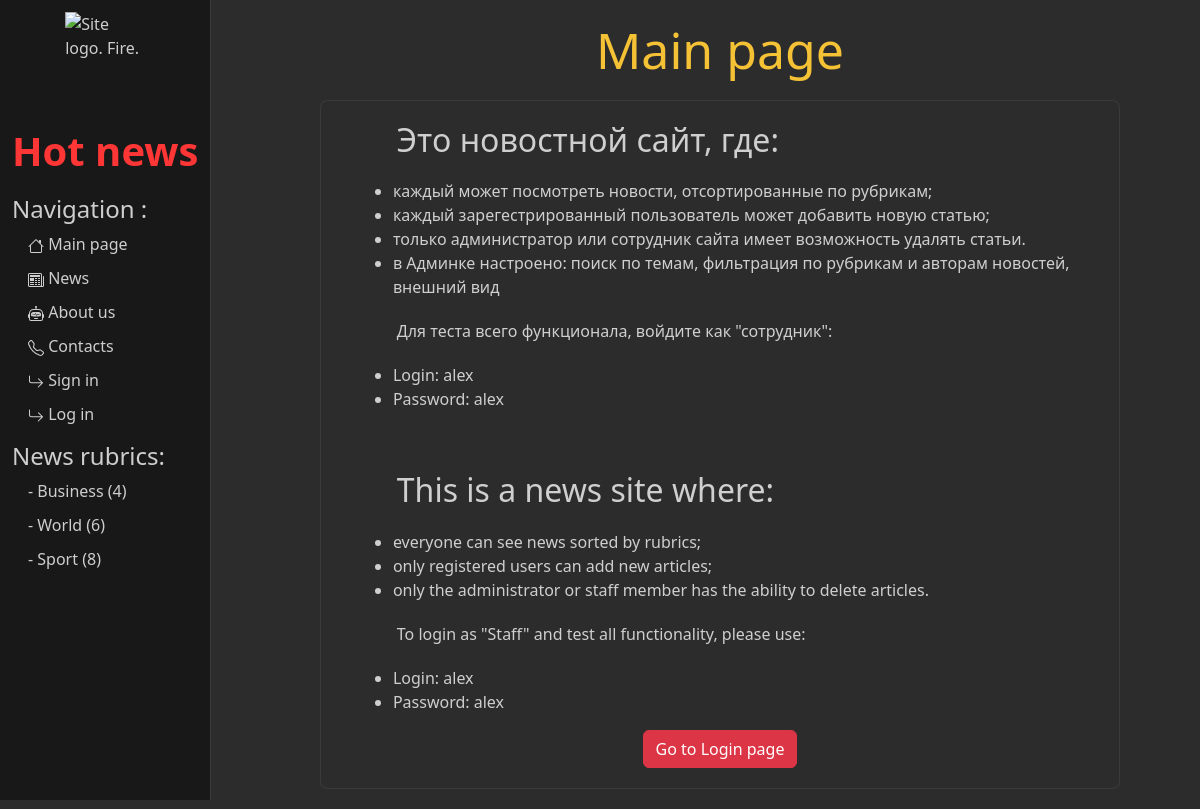
/, run on an earlier commit of the app's database.
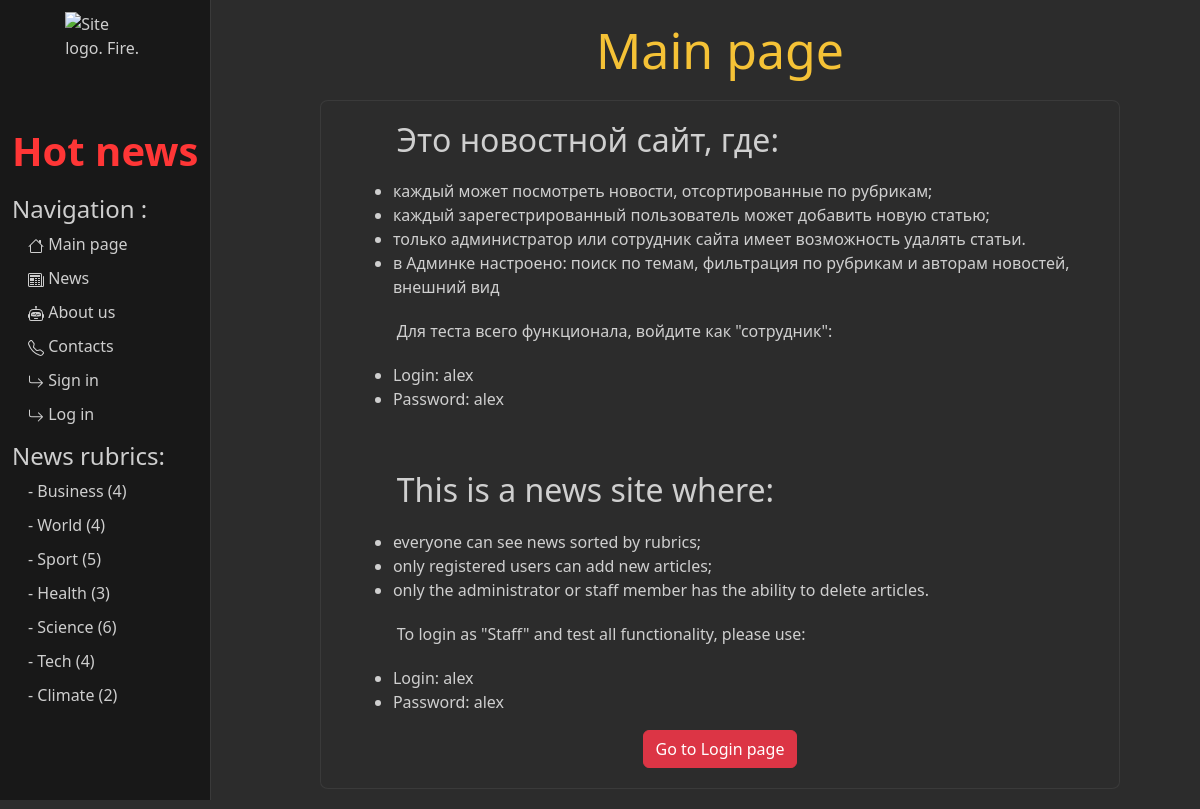
And on a later commit of the database.
### news/models.py (models this page shows, shortened)
class Rubric(models.Model):
    name = models.CharField(max_length=150,
                            help_text="Enter the article's rubric",
                            verbose_name="The article's rubric")

### main/views.py (the view)
# urls.py: path('', views.index, name='index'),
def index(request):
    rubrics = Rubric.objects.all()
    context = {'rubrics': rubrics}
    return render(request, 'main/index.html', context)

### main/templates/main/index.html (shortened to what this page needs)
{% extends "main/base.html" %}
{% load static %}
{% block content %}
    <div class="features">
            <h1>Main page</h1>
            <div class="article">
                <div class="main_page">
                    <h2>Это новостной сайт, где:</h2>
                    <ul>
                        <li> каждый может посмотреть новости, отсортированные по рубрикам;</li>
                        <li> каждый зарегестрированный пользователь может добавить новую статью;</li>
                        <li> только администратор или сотрудник сайта имеет возможность удалять статьи.</li>
                        <li> в Админке настроено: поиск по темам, фильтрация по рубрикам и авторам новостей, внешний вид
                        </li>
                    </ul>
                    <p> Для теста всего функционала, войдите как "сотрудник": </p>
                    <ul>
                        <li>Login: alex</li>
                        <li>Password: alex</li>
                    </ul>
                    <br>
                    <h2>This is a news site where:</h2>
                    <ul>
                        <li> everyone can see news sorted by rubrics;</li>
                        <li> only registered users can add new articles;</li>
                        <li> only the administrator or staff member has the ability to delete articles.</li>
                    </ul>
                    <p> To login as "Staff" and test all functionality, please use:</p>
                    <ul>
                        <li>Login: alex</li>
                        <li>Password: alex</li>
                    </ul>
                    <a href="{% url 'login' %}" class="btn btn-danger"> Go to Login page </a>
                </div>
            </div>
        </div>
{% endblock content %}

### main/templates/main/base.html (shortened to what this page needs)
{% load static %}
<!DOCTYPE html>
<html lang="en">
    <head>
        <link rel="stylesheet" href="https://cdn.jsdelivr.net/npm/bootstrap@5.2.0-beta1/dist/css/bootstrap.min.css">
        <link rel="stylesheet" href="{% static 'main/css/main.css' %}">
    </head>
    <body>
        <div class=".container-fluid">
            <div class="row">
                <div class=".col-">
                    <aside>
                        <div>
                            <img src="{% static 'main/img/fire.png' %}" alt="Site logo. Fire.">
                            <h1 class="logo"> Hot news </h1>
                        </div>
                        <div>
                            <h4>Navigation :</h4>
                            <ul>
                                <li><a href="{% url 'index' %}"> Main page</a></li>
                                <li><a href="{% url 'news_index' %}"> News </a></li>
                                <li><a href="{% url 'about' %}"> About us </a></li>
                                <li><a href="{% url 'contacts' %}"> Contacts </a></li>
                                {% if user.is_authenticated %}
                                  <li><a href="{% url 'add_an_article' %}"><svg xmlns="http://www.w3.org/2000/svg" width="16" height="16" fill="currentColor" class="bi bi-plus-square" viewBox="0 0 16 16">
                                    <path d="M14 1a1 1 0 0 1 1 1v12a1 1 0 0 1-1 1H2a1 1 0 0 1-1-1V2a1 1 0 0 1 1-1h12zM2 0a2 2 0 0 0-2 2v12a2 2 0 0 0 2 2h12a2 2 0 0 0 2-2V2a2 2 0 0 0-2-2H2z"/>
                                    <path d="M8 4a.5.5 0 0 1 .5.5v3h3a.5.5 0 0 1 0 1h-3v3a.5.5 0 0 1-1 0v-3h-3a.5.5 0 0 1 0-1h3v-3A.5.5 0 0 1 8 4z"/>
                                    </svg> Add article </a></li>
                                  <li><a href="{% url 'logout' %}"><svg xmlns="http://www.w3.org/2000/svg" width="16" height="16" fill="currentColor" class="bi bi-arrow-90deg-down" viewBox="0 0 16 16">
                                    <path fill-rule="evenodd" d="M4.854 14.854a.5.5 0 0 1-.708 0l-4-4a.5.5 0 0 1 .708-.708L4 13.293V3.5A2.5 2.5 0 0 1 6.5 1h8a.5.5 0 0 1 0 1h-8A1.5 1.5 0 0 0 5 3.5v9.793l3.146-3.147a.5.5 0 0 1 .708.708l-4 4z"/>
                                    </svg> log out </a></li>
                                {% else %}
                                  <li><a href="{% url 'register' %}"> Sign in </a></li>
                                  <li><a href="{% url 'login' %}"> Log in </a></li>
                                {% endif %}
                            </ul>
                            {% if rubrics %}
                                <h4>News rubrics:</h4>
                                <ul>
                                    {%for rubric in rubrics%}
                                        <li><a href="{% url 'by_rubric' rubric.pk %}"> - {{rubric.name}} ({{rubric.newsarticles_set.count}})</a></li>
                                    {%endfor%}
                                </ul>
                            {% endif %}
                        </div>
                    </aside>
                </div>
            </div>
            <div class="row">
                <div class=".col-md">
                    <main>
                        {% block content %}
                        {% endblock content %}
                    </main>
                </div>
            </div>
        </div>
    </body>
</html>

### main/static/main/css/main.css (style rules this page uses)
* { margin: 0; padding: 0; box-sizing: border-box; }
body { background: #2c2c2c; }
aside { background: #181818; padding: 1%; height: 100vh; color: rgba(209, 209, 209, 0.986); border-right: 1px solid #3a3a3a; position: fixed; }
aside img { width: 80px; height: 115px; display: block; margin: 0 auto; }
aside .logo { margin: 0; margin-bottom: 20px; width: 100%; text-align: center; font-weight: bold; color: rgb(255, 54, 54); }
aside a { text-decoration-line: none; color: rgb(206, 206, 206); }
aside ul { padding-left: 1rem; }
aside ul li { color: rgb(207, 207, 207); display: block; margin-bottom: 10px; transition: transform 0.5s ease; list-style: none; }
.article { border: 1px solid #3a3a3a; border-radius: 1%; max-width: 800px; margin: 20px auto; }
main .features { float: right; color: rgb(207, 207, 207); text-align: center; width: 80%; }
main .features p, h1, h2, h3 { width: 90%; margin: 20px auto; text-align: justify; }
main .features h1 { font-size: 50px; color: #f5c236; text-align: center; max-width: 800px; }
.main_page { width: 90%; margin: 20px auto; }
.main_page li { text-align: left; }

What changed in the data, as far as the page shows it:
computed for Rubric "World": newsarticles_set.count "6" → "4"
computed for Rubric "Sport": newsarticles_set.count "8" → "5"
added Rubric: name "Health", newsarticles_set.count "3"
added Rubric: name "Science", newsarticles_set.count "6"
added Rubric: name "Tech", newsarticles_set.count "4"
added Rubric: name "Climate", newsarticles_set.count "2"
